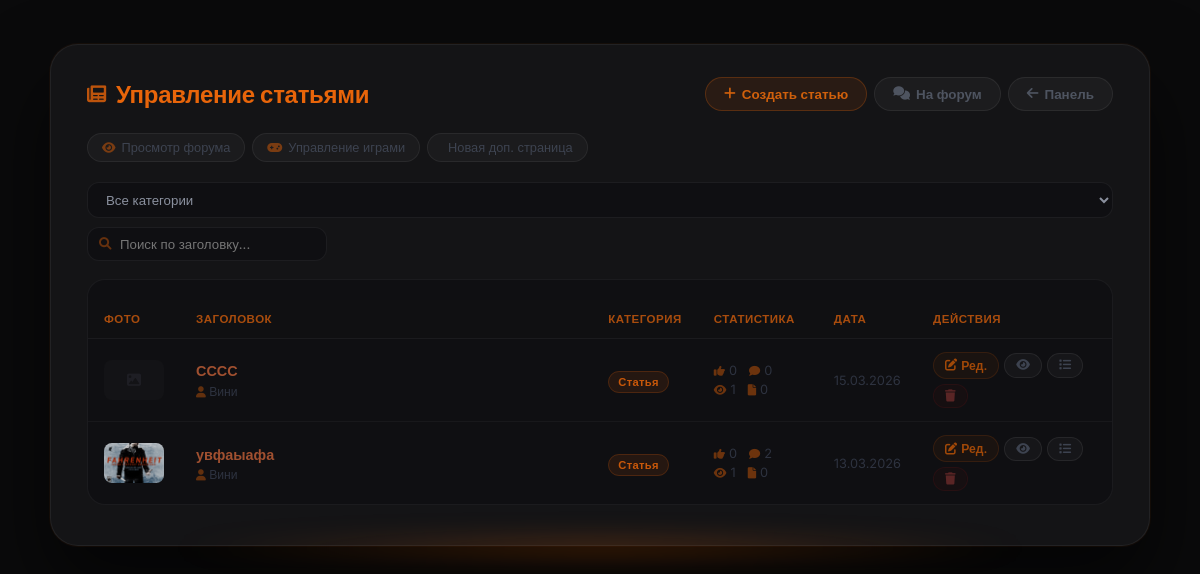
/admin/articles (signed in), run on an earlier commit of the app's database.
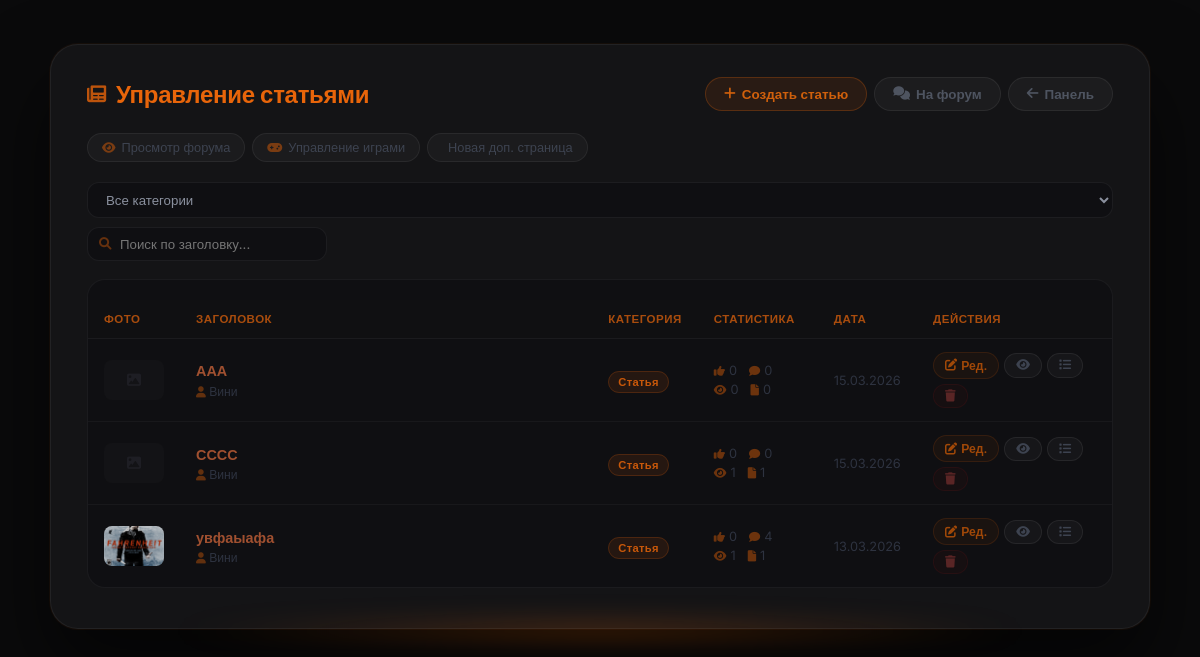
And on a later commit of the database.
### models.py (models this page shows, shortened)
class Article(db.Model):
    __tablename__ = 'articles'
    id          = db.Column(db.Integer, primary_key=True)
    title       = db.Column(db.String(300), nullable=False)
    preview     = db.Column(db.Text, nullable=True)       # краткое описание
    content     = db.Column(db.Text, nullable=False)
    image       = db.Column(db.String(500), nullable=True)  # URL изображения (старый способ)
    image_file  = db.Column(db.String(300), nullable=True)  # имя файла загруженного изображения
    video_url   = db.Column(db.String(500), nullable=True)  # ссылка на YouTube
    video_file  = db.Column(db.String(300), nullable=True)  # загруженный видео-файл
    category    = db.Column(db.String(50), default='article')
    views       = db.Column(db.Integer, default=0)
    likes       = db.Column(db.Integer, default=0)
    dislikes    = db.Column(db.Integer, default=0)
    created_at  = db.Column(db.DateTime, default=datetime.utcnow)
    updated_at  = db.Column(db.DateTime, default=datetime.utcnow, onupdate=datetime.utcnow)
    author_id   = db.Column(db.Integer, db.ForeignKey('users.id'), nullable=False)
    game_id     = db.Column(db.Integer, db.ForeignKey('games.id'), nullable=True)
    comments    = db.relationship('Comment',      backref='article', lazy='dynamic',
                                  cascade='all, delete-orphan')
    votes       = db.relationship('Vote',         backref='article', lazy='dynamic',
                                  cascade='all, delete-orphan')
    extra_pages = db.relationship('ExtraPage',    backref='article', lazy='dynamic',
                                  cascade='all, delete-orphan')
    dropdown_items = db.relationship('DropdownItem', backref='article', lazy='dynamic',
                                     cascade='all, delete-orphan', order_by='DropdownItem.order')
    article_views  = db.relationship('ArticleView',  backref='article', lazy='dynamic',
                                     cascade='all, delete-orphan')
    def get_image_url(self):
        if self.image_file:
            return f'/static/uploads/{self.image_file}'
        if self.image:
            return self.image
        return None

class User(db.Model, UserMixin):
    __tablename__ = 'users'
    id             = db.Column(db.Integer, primary_key=True)
    username       = db.Column(db.String(80),  unique=True, nullable=False)
    email          = db.Column(db.String(120), unique=True, nullable=False)
    password_hash  = db.Column(db.String(256), nullable=False)
    role           = db.Column(db.Integer, default=0)
    created_at     = db.Column(db.DateTime, default=datetime.utcnow)   # дата регистрации
    last_seen      = db.Column(db.DateTime, default=datetime.utcnow)
    banned_until   = db.Column(db.DateTime, nullable=True)
    ban_reason     = db.Column(db.String(500), nullable=True)
    banned_by_id   = db.Column(db.Integer, db.ForeignKey('users.id'), nullable=True)
    recovery_key   = db.Column(db.String(256), nullable=True)  # хеш секретного ключа восстановления
    avatar         = db.Column(db.String(300), nullable=True)   # путь к аватарке
    articles       = db.relationship('Article',  backref='author',     lazy='dynamic', foreign_keys='Article.author_id')
    comments       = db.relationship('Comment',  backref='author',     lazy='dynamic', foreign_keys='Comment.author_id')
    votes          = db.relationship('Vote',     backref='user',       lazy='dynamic')
    extra_pages    = db.relationship('ExtraPage', backref='author',    lazy='dynamic', foreign_keys='ExtraPage.author_id')
    comment_reactions = db.relationship('CommentReaction', backref='user', lazy='dynamic')

### app.py (the view)
@app.route('/admin/articles')
@login_required
@editor_required
def admin_articles():
    articles = Article.query.order_by(Article.created_at.desc()).all()
    return render_template('admin/articles.html', articles=articles)

### app.py (called while the page is built)
@login_manager.user_loader
def load_user(user_id):
    return User.query.get(int(user_id))

@app.before_request
def update_last_seen():
    if current_user.is_authenticated:
        current_user.last_seen = datetime.utcnow()
        db.session.commit()

@app.after_request
def add_security_headers(response):
    response.headers['X-Content-Type-Options'] = 'nosniff'
    response.headers['X-Frame-Options']        = 'DENY'
    response.headers['X-XSS-Protection']       = '1; mode=block'
    response.headers.pop('Server', None)
    response.headers.pop('X-Powered-By', None)
    return response

def editor_required(f):
    from functools import wraps
    @wraps(f)
    def decorated(*args, **kwargs):
        if not current_user.is_authenticated or current_user.role < 2: abort(403)
        return f(*args, **kwargs)
    return decorated

### templates/admin/articles.html (shortened to what this page needs)
{% extends "base.html" %}
{% block content %}
<div class="art-outer">
<div class="art-card">
    <div class="art-header">
        <h1 class="art-title"><i class="fas fa-newspaper"></i> Управление статьями</h1>
        <div style="display:flex;gap:7px;flex-wrap:wrap;">
            <a href="{{ url_for('admin_article_create') }}" class="btn btn-primary"><i class="fas fa-plus"></i> Создать статью</a>
            <a href="{{ url_for('forum') }}" class="btn btn-secondary"><i class="fas fa-comments"></i> На форум</a>
            <a href="{{ url_for('admin_panel') }}" class="btn btn-secondary"><i class="fas fa-arrow-left"></i> Панель</a>
        </div>
    </div>
    <div class="quick-links">
        <a href="{{ url_for('forum') }}" class="quick-link" target="_blank"><i class="fas fa-eye"></i> Просмотр форума</a>
        <a href="{{ url_for('admin_games') }}" class="quick-link"><i class="fas fa-gamepad"></i> Управление играми</a>
        <a href="{{ url_for('admin_extra_create') }}" class="quick-link"> Новая доп. страница</a>
    </div>
    <div class="filter-bar">
        <select id="catFilter" onchange="filterTable()">
            <option value="">Все категории</option>
        </select>
        <div style="position:relative;min-width:220px;display:inline-flex;align-items:center;">
            <input type="text" id="searchInput" placeholder="Поиск по заголовку..." oninput="filterTable()"
                   style="padding-left:32px;min-width:220px;width:100%;">
        </div>
    </div>
    <div class="articles-wrap">
        {% if articles %}
        <table class="articles-table" id="articlesTable">
            <thead>
                <tr>
                    <th style="width:66px;">Фото</th>
                    <th>Заголовок</th>
                    <th style="width:95px;">Категория</th>
                    <th style="width:120px;">Статистика</th>
                    <th style="width:85px;">Дата</th>
                    <th style="width:195px;">Действия</th>
                </tr>
            </thead>
            <tbody>
                {% for art in articles %}
                <tr data-category="{{ art.category }}" data-title="{{ art.title | lower }}">
                    <td>{% if art.get_image_url() %}<img src="{{ art.get_image_url() }}" alt="" class="article-thumb-sm">{% else %}<div class="article-thumb-ph"><i class="fas fa-image"></i></div>{% endif %}</td>
                    <td>
                        <a href="{{ url_for('article', article_id=art.id) }}" class="article-title-link" target="_blank">{{ art.title }}</a>
                        <div class="article-sub"><span><i class="fas fa-user"></i> {{ art.author.username }}</span>{% if art.game %}<span><i class="fas fa-gamepad"></i> {{ art.game.name }}</span>{% endif %}</div>
                    </td>
                    <td><span class="badge {{ art.category }}">{{ 'Новость' if art.category == 'news' else 'Статья' }}</span></td>
                    <td>
                        <div class="stat-row"><span><i class="fas fa-thumbs-up"></i> {{ art.likes }}</span><span><i class="fas fa-comment"></i> {{ art.comments.count() }}</span></div>
                        <div class="stat-row" style="margin-top:4px;"><span><i class="fas fa-eye"></i> {{ art.views }}</span><span><i class="fas fa-file"></i> {{ art.extra_pages.count() }}</span></div>
                    </td>
                    <td style="color:#2e3340;font-size:0.8rem;white-space:nowrap;">{{ art.created_at.strftime('%d.%m.%Y') }}</td>
                    <td>
                        <div class="actions-cell">
                            <a href="{{ url_for('admin_article_edit', article_id=art.id) }}" class="action-sm edit"><i class="fas fa-edit"></i> Ред.</a>
                            <a href="{{ url_for('article', article_id=art.id) }}" class="action-sm view" target="_blank"><i class="fas fa-eye"></i></a>
                            <a href="{{ url_for('admin_dropdown_list', article_id=art.id) }}" class="action-sm drops"><i class="fas fa-list"></i></a>
                            <form method="POST" action="{{ url_for('admin_article_delete', article_id=art.id) }}" onsubmit="return confirm('Удалить?');" style="display:inline;">
                                <button type="submit" class="action-sm delete"><i class="fas fa-trash"></i></button>
                            </form>
                        </div>
                    </td>
                </tr>
                {% endfor %}
            </tbody>
        </table>
        {% else %}
        <div class="empty-table"><i class="fas fa-newspaper"></i><p>Статей пока нет</p></div>
        {% endif %}
    </div>
</div>
</div>
{% endblock %}

### templates/base.html (shortened to what this page needs)
<!DOCTYPE html>
<html lang="ru">
<head>
    <link rel="stylesheet" href="https://cdnjs.cloudflare.com/ajax/libs/font-awesome/6.0.0-beta3/css/all.min.css">
</head>
<body>
    <div class="container">
        {% block content %}{% endblock %}
    </div>
</body>
</html>

### templates/base.html (style rules this page uses)
* { margin:0; padding:0; box-sizing:border-box; }
body { background:#0a0a0b; color:#f0f0f0; font-family:'Inter',sans-serif; min-height:100vh; display:flex; justify-content:center; align-items:center; padding:20px; }
.container { max-width:800px; width:100%; background:#141416; border-radius:48px; padding:48px; box-shadow:0 0 0 1px rgba(232,101,10,0.06), 0 25px 50px rgba(0,0,0,0.7); border:1px solid rgba(255,255,255,0.06); }
h1, h2 { color:#ff6600; margin-bottom:20px; }
input[type="text"], input[type="email"], input[type="password"], select { width:100%; padding:12px; background:#0f0f11; border:1px solid rgba(255,255,255,0.07); border-radius:30px; color:#fff; font-size:1rem; }
.btn { background:#e8650a; color:#0a0a0b; border:none; padding:12px 24px; border-radius:60px; cursor:pointer; font-weight:600; transition:0.2s; }
.btn-secondary { background:rgba(255,255,255,0.04); color:#c9cdd6; border:1px solid rgba(232,101,10,0.25); }
table { width:100%; border-collapse:collapse; margin-top:20px; }
th { background:#0f0f11; color:#c8580a; padding:10px; text-align:left; }
td { padding:10px; border-bottom:1px solid rgba(255,255,255,0.05); }
select { background:#0f0f11; color:#c9cdd6; padding:5px; border-radius:20px; }

What changed in the data, as far as the page shows it:
added Article: title "ААА", author.username "Вини", category "Статья", likes "0", comments.count "0", views "0", extra_pages.count "0", created_at "15.03.2026"
computed for Article "СССС": extra_pages.count "0" → "1"
computed for Article "увфаыафа": comments.count "2" → "4"; extra_pages.count "0" → "1"
